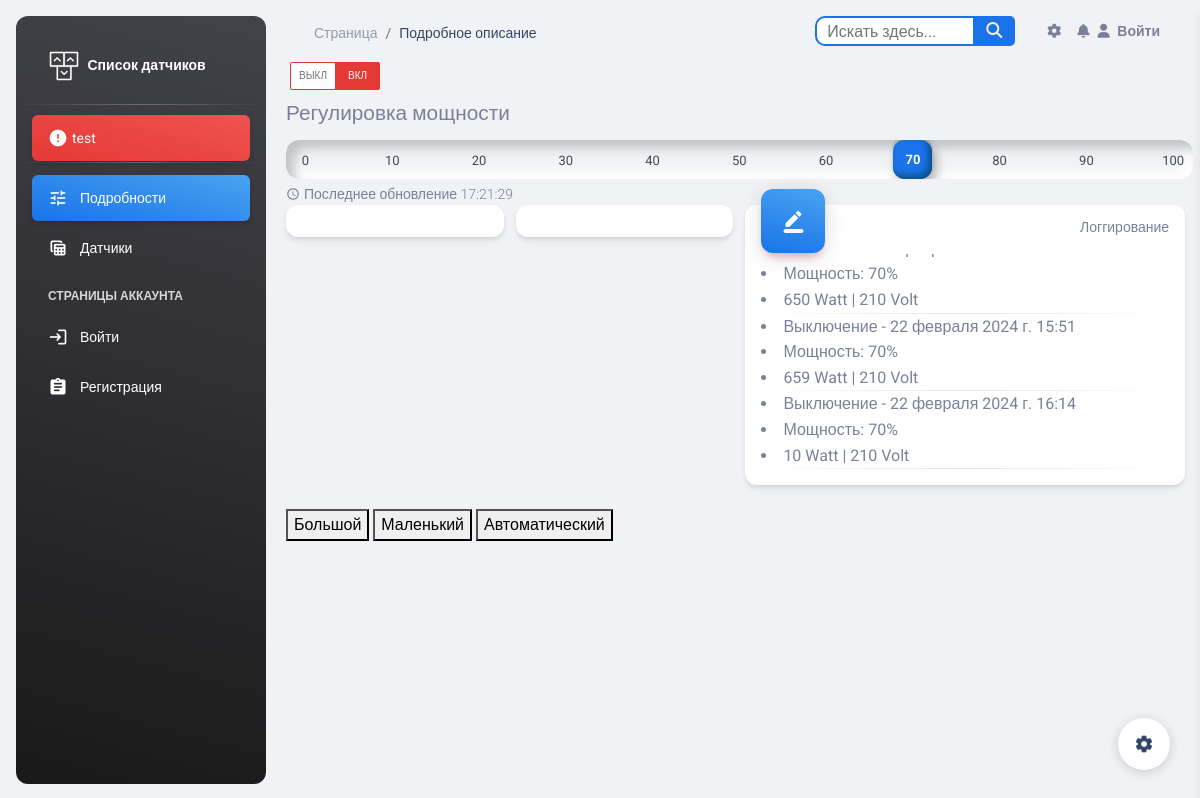
The page /sensors/1/ on the database its author committed.
### esp_sensor/models.py (models this page shows, shortened)
class Sensor(models.Model):
    id = models.AutoField(primary_key=True)
    name = models.CharField('Имя датчика', max_length=100, unique=True)
    slug = models.SlugField(max_length=255, unique=True, db_index=True, verbose_name="URL")
    description = models.TextField('Описание', blank=True)
    owner = models.CharField("Владелец", max_length=100, blank=True)
    date_added = models.DateTimeField('Дата добавления', default=timezone.now)
    country = models.ManyToManyField(Country, blank=True, verbose_name='Страна')
    city = models.ManyToManyField(City, blank=True, verbose_name='Город')
    inclusions = models.IntegerField("Количество включений", default=0)
    power = models.IntegerField(default=0,
                                blank=True,
                                verbose_name='Мощность',
                                validators=[MinValueValidator(0), MaxValueValidator(100)])
    watt = models.IntegerField("Измерение мощности", default=0)
    volt = models.IntegerField("Электрическое напряжение", default=0)
    work = models.BooleanField('Онлайн', default=True)
    class Meta:
        verbose_name = 'Датчик'
        verbose_name_plural = 'Датчики'

class SensorLog(models.Model):
    sensor = models.ForeignKey(Sensor, on_delete=models.CASCADE)
    timestamp = models.DateTimeField(auto_now_add=True)
    log_type = models.CharField(max_length=20)
    previous_power = models.IntegerField(null=True, blank=True)
    previous_watt = models.IntegerField(null=True, blank=True)
    previous_volt = models.IntegerField(null=True, blank=True)

### esp_sensor/views.py (the view, shortened to what this page needs)
# urls.py: path('sensors/<int:pk>/', SensorDetailView.as_view(), name='sensor_detail'),
class SensorDetailView(DetailView):
    model = Sensor
    template_name = 'sensor/sensor_detail.html'
    context_object_name = 'sensor'
    def get_context_data(self, **kwargs):
        context = super().get_context_data(**kwargs)
        sensor = self.get_object()
        logs = SensorLog.objects.filter(sensor=sensor)
        context['logs'] = logs
        context['sensor_id'] = sensor.id
        return context

### templates/sensor/sensor_detail.html (shortened to what this page needs)
{% load static %}
{% include 'base.html' %}
<body class="g-sidenav-show  bg-gray-200">
<aside class="sidenav navbar navbar-vertical navbar-expand-xs border-0 border-radius-xl my-3 fixed-start ms-3   bg-gradient-dark"
       id="sidenav-main">
    <div style="margin: 10px 0px 10px 0px">
        <div class="sidenav-header">
            <a class="navbar-brand m-0" href="{% url 'sensor_list' %}">
                <img src="{% static 'img/logo-ct.png' %}" class="navbar-brand-img h-100" alt="main_logo">
                <span class="ms-1 font-weight-bold text-white">Список датчиков</span>
            </a>
        </div>
        <hr class="horizontal light mt-0 mb-2">
        <ul class="navbar-nav">
            {% if sensor.work %}
                <li class="nav-item">
                    <a class="nav-link text-white active bg-gradient-success">
                        <div class="text-white text-center d-flex align-items-center justify-content-center">
                            <i class="material-icons opacity-10">task_alt</i>
                        </div>
                        <span class="nav-link-text ms-1">{{ sensor.name }}</span>
                    </a>
                </li>
            {% else %}
                <a class="nav-link text-white active bg-gradient-danger">
                    <div class="text-white text-center d-flex align-items-center justify-content-center">
                        <i class="material-icons opacity-10">error</i>
                    </div>
                    <span class="nav-link-text ms-1">{{ sensor.name }}</span>
                </a>
            {% endif %}
        </ul>
        <hr class="horizontal light mt-0 mb-2">
        <div class="collapse navbar-collapse  w-auto " id="sidenav-collapse-main">
            <ul class="navbar-nav">
                <li class="nav-item">
                    <a class="nav-link text-white active bg-gradient-info">
                        <div class="text-white text-center me-2 d-flex align-items-center justify-content-center">
                            <i class="material-icons opacity-10">tune</i>
                        </div>
                        <span class="nav-link-text ms-1">Подробности</span>
                    </a>
                </li>
                <li class="nav-item">
                    <a class="nav-link text-white " href="{% url 'sensor_list' %}">
                        <div class="text-white text-center me-2 d-flex align-items-center justify-content-center">
                            <i class="material-icons opacity-10">table_view</i>
                        </div>
                        <span class="nav-link-text ms-1">Датчики</span>
                    </a>
                </li>
                <li class="nav-item mt-3">
                    <h6 class="ps-4 ms-2 text-uppercase text-xs text-white font-weight-bolder opacity-8">Страницы
                        аккаунта</h6>
                </li>
                {% if user.is_authenticated %}
                    <li class="nav-item">
                        <a class="nav-link text-white ">
                            <div class="text-white text-center me-2 d-flex align-items-center justify-content-center">
                                <i class="material-icons opacity-10">person</i>
                            </div>
                            <span class="nav-link-text ms-1">{{ user.username }}</span>
                        </a>
                    </li>
                    <li class="nav-item">
                        <a class="nav-link text-white " href="{% url 'profiles:profile_detail' user.profile.slug %}">
                            <div class="text-white text-center me-2 d-flex align-items-center justify-content-center">
                                <i class="material-icons opacity-10">person_add</i>
                            </div>
                            <span class="nav-link-text ms-1">Профиль</span>
                        </a>
                    </li>
                    <li class="nav-item">
                        <a class="nav-link text-white " href='{% url 'logout' %}'>
                            <div class="text-white text-center me-2 d-flex align-items-center justify-content-center">
                                <i class="material-icons opacity-10">login</i>
                            </div>
                            <span class="nav-link-text ms-1">Выйти</span>
                        </a>
                    </li>
                {% else %}
                    <li class="nav-item">
                        <a class="nav-link text-white " href='{% url 'login' %}'>
                            <div class="text-white text-center me-2 d-flex align-items-center justify-content-center">
                                <i class="material-icons opacity-10">login</i>
                            </div>
                            <span class="nav-link-text ms-1">Войти</span>
                        </a>
                    </li>
                    <li class="nav-item">
                        <a class="nav-link text-white " href="{% url 'register' %}">
                            <div class="text-white text-center me-2 d-flex align-items-center justify-content-center">
                                <i class="material-icons opacity-10">assignment</i>
                            </div>
                            <span class="nav-link-text ms-1">Регистрация</span>
                        </a>
                    </li>
                {% endif %}
            </ul>
        </div>
    </div>
</aside>
<main class="main-content position-relative max-height-vh-100 h-100 border-radius-lg ">
    <nav class="navbar navbar-main navbar-expand-lg px-0 mx-4 shadow-none border-radius-xl" id="navbarBlur"
         data-scroll="true">
        <div class="container-fluid py-1 px-3">
            <nav aria-label="breadcrumb">
                <ol class="breadcrumb bg-transparent mb-0 pb-0 pt-1 px-0 me-sm-6 me-5">
                    <li class="breadcrumb-item text-sm"><a class="opacity-5 text-dark" href="{% url 'sensor_list' %}">Страница</a>
                    </li>
                    <li class="breadcrumb-item text-sm text-dark active" aria-current="page">Подробное описание</li>
                </ol>
            </nav>
            {% include 'include/navbar.html' %}
        </div>
    </nav>
    <div class="container-fluid">
        <div class="row">
            <form method="post">
                <label class="checkbox-green">
                    <span class="checkbox-green-switch" data-label-on="ВКЛ" data-label-off="ВЫКЛ"></span>
                </label>
            </form>
            <div class="range-slider">
                <div class="label-range">Регулировка мощности</div>
                <input id="range" type="range" name="range" min="0" max="100" step="1" value="{{ sensor.power }}"/>
            </div>
            <div class="d-flex " style="margin-top: 5px">
                <i class="material-icons text-sm my-auto me-1">schedule</i>
                <p class="mb-0 text-sm">Последнее обновление {{ sensor.date_added | date:"H:i:s" }}</p>
            </div>
            <div class="col-xl-3 col-sm-6 mb-xl-0 mb-4">
                {% include 'charts/power.html' %}
            </div>
            <div class="col-xl-3 col-sm-6 mb-xl-0 mb-4">
                {% include 'charts/voltage.html' %}
            </div>
            <div class="col-xl-3 col-sm-6 mb-xl-0 mb-4">
                <div class="card" style="width: 202%;height: 280px">
                    <div class="card-header p-3 pt-2">
                        <div class="icon icon-lg icon-shape bg-gradient-info shadow-primary text-center border-radius-xl mt-n4 position-absolute">
                            <i class="material-icons opacity-10">border_color</i>
                        </div>
                        <div class="text-end pt-1">
                            <p class="text-sm mb-0 text-capitalize">Логгирование</p>
                        </div>
                    </div>
                    <div class="card-footer p-3" id="myDiv" style="overflow-y:scroll;width: 100%;height: 290px">
                        {% for log in logs %}
                            <li>{{ log.log_type }} - {{ log.timestamp }}</li>
                            <li>Мощность: {{ log.previous_power }}%</li>
                            {% if log.previous_watt %}
                                <li>{{ log.previous_watt }} Watt | {% if log.previous_volt %}
                                    {{ log.previous_volt }} Volt
                                {% endif %}</li>
                            {% endif %}
                            <hr class="dark horizontal my-0">
                        {% endfor %}
                    </div>
                </div>
            </div>
        </div>
        <div class="row mt-4">
            {% include 'charts/power-chart.html' %}
        </div>
    </div>
</main>
{% include 'include/setting.html' %}
</body>

### static/css/nucleo-svg.css (style rules this page uses)
.icon { display: inline-block; color: #111111; height: 1em; width: 1em; }
.icon-lg { height: 1.6em; width: 1.6em; }
.icon { fill: currentColor; stroke: none; }

### templates/sensor/sensor_detail.html (style rules this page uses)
.checkbox-green { display: inline-block; height: 28px; line-height: 28px; margin-right: 10px; position: relative; vertical-align: middle; font-size: 14px; user-select: none; }
.checkbox-green .checkbox-green-switch { display: inline-block; height: 28px; width: 90px; box-sizing: border-box; position: relative; border-radius: 2px; background: #E53935; transition: background-color 0.3s cubic-bezier(0, 1, 0.5, 1); }
.checkbox-green .checkbox-green-switch:before { content: attr(data-label-on); display: inline-block; box-sizing: border-box; width: 45px; padding: 0 12px; position: absolute; top: 0; left: 45px; text-transform: uppercase; text-align: center; color: rgb(255, 255, 255); font-size: 10px; line-height: 28px; }
.checkbox-green .checkbox-green-switch:after { content: attr(data-label-off); display: inline-block; box-sizing: border-box; width: 44px; border-radius: 1px; position: absolute; top: 1px; left: 1px; z-index: 5; text-transform: uppercase; text-align: center; background: white; line-height: 26px; font-size: 10px; color: #777; transition: transform 0.3s cubic-bezier(0, 1, 0.5, 1); }
.range-slider, .range-ticks, .label-range { display: flex; }
.range-slider { flex-flow: column nowrap; font-size: calc(20px + (25) * (40vw) / (2000)); box-sizing: border-box; }
.range-slider input[type=range], .range { border-radius: 0.5em; overflow: hidden; position: relative; height: 1.5em; }
.range-slider input[type=range] { background-color: transparent; font: 1em/1.5 'Roboto', sans-serif; box-shadow: 0.3em 0.3em 0.4em #c1c2c5 inset, -0.3em -0.3em 0.4em #fff inset; display: block; padding: 0 0.1em; width: 100%; -webkit-appearance: none; -moz-appearance: none; appearance: none; }
.label-range { font: 0.8em/1.5 'Roboto', sans-serif; margin-bottom: 0.5em; }

### templates/include/navbar.html (style rules this page uses)
form { position: relative; width: 200px; margin: 0 auto; }

### rows shown on the page
Sensor: name "test", range "70", date_added "17:21:29"
SensorLog: previous_power "70", previous_watt "650", previous_volt "210"
SensorLog: log_type "Выключение", timestamp "22 февраля 2024 г. 15:51", previous_power "70", previous_watt "659", previous_volt "210"
SensorLog: log_type "Выключение", timestamp "22 февраля 2024 г. 16:14", previous_power "70", previous_watt "10", previous_volt "210"
